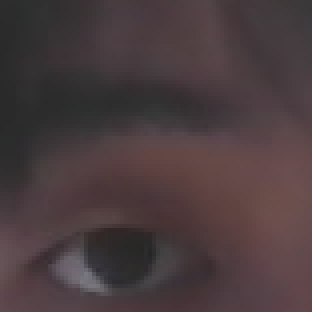
#> input picture computer_vision/face_recognition/faces/sss/1.png, 78 x 78 px (shown 4 times larger)
$ python -i game.py   (imports and definitions only)
#> lines starting #> are read from the running program, lines starting #| are printed output that depends on the picture; after the words box and inside, x2 and y2 are one past the last pixel; in counts of white or black regions, pixels touching at a corner belong together
#> further down, picture is the input picture: shape (78, 78, 3); mean B, G, R 62.5, 60.2, 74.1
# -*- coding: utf-8 -*-
"""
색깔 빙고 게임 로직
"""

import cv2
import numpy as np
import random
import time
from config import COLORS, GAME_TIME, DETECTION_THRESHOLD, COLOR_SCORE, BINGO_SCORE

class ColorBingoGame:
    def __init__(self):
        self.game_time = GAME_TIME
        self.start_time = None
        self.score = 0
        self.bingo_count = 0
        self.colors = {name: info.copy() for name, info in COLORS.items()}
        self.create_bingo_board()

    def create_bingo_board(self):
        """3x3 빙고판을 랜덤하게 생성"""
        color_names = list(self.colors.keys())
        random.shuffle(color_names)

        self.bingo_board = []
        for i in range(3):
            row = []
            for j in range(3):
                color_name = color_names[i*3 + j]
                row.append(color_name)
            self.bingo_board.append(row)

        print("=== 🎯 색깔 빙고 게임 시작! ===")
        self.print_bingo_board()

    def print_bingo_board(self):
        """빙고판을 콘솔에 출력"""
        print("\n🎯 현재 빙고판:")
        for row in self.bingo_board:
            row_str = ""
            for color in row:
                status = "✅" if self.colors[color]['found'] else "⬜"
                row_str += f"{status} {color:^6} "
            print(f"  {row_str}")
        print()

    def detect_color_in_frame(self, frame):
        """프레임에서 색상 검출"""
        hsv = cv2.cvtColor(frame, cv2.COLOR_BGR2HSV)
#> hsv: shape (78, 78, 3); mean H, S, V 132.2, 44.4, 74.2
        detected_colors = []

        for color_name, color_info in self.colors.items():
            if color_info['found']:
                continue

            combined_mask = self._create_color_mask(hsv, color_info['range'])
            pixel_count = cv2.countNonZero(combined_mask)

            if pixel_count > DETECTION_THRESHOLD:
                detected_colors.append((color_name, pixel_count, combined_mask))
#> this loop made 9 passes
#> pixel_count on passes 1 to 9: 2641, 0, 0, 0, 0, 0, 0, 0, 0
#> pass 1, in detect_color_in_frame, `combined_mask = self._create_color_mask(hsv, color_info['range'])`:
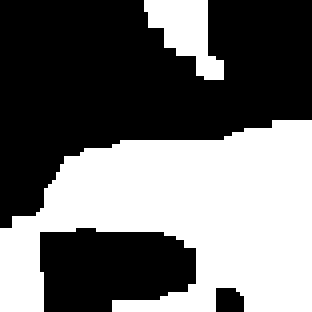
#> combined_mask: shape (78, 78) (shown 4 times larger); 43.4% white; 2 white regions, box (x1, y1, x2, y2) and area: (0, 30, 78, 78) 2424, (36, 0, 56, 20) 217
#> after the loop, detected_colors = 1 item

        return detected_colors

    def _create_color_mask(self, hsv, color_ranges):
        """색상 범위로 마스크 생성"""
        combined_mask = np.zeros(hsv.shape[:2], dtype=np.uint8)

        for color_range in color_ranges:
            mask = cv2.inRange(hsv, np.array(color_range[0]), np.array(color_range[1]))
            combined_mask = cv2.bitwise_or(combined_mask, mask)

        # 모폴로지 연산으로 노이즈 제거
        kernel = np.ones((5,5), np.uint8)
        combined_mask = cv2.morphologyEx(combined_mask, cv2.MORPH_OPEN, kernel)
        combined_mask = cv2.morphologyEx(combined_mask, cv2.MORPH_CLOSE, kernel)

        return combined_mask

    # [55 lines left out: functions process_color_detection, check_bingo, get_remaining_time, start_game, not called in this run]

    def reset(self):
        """게임 리셋"""
        self.__init__()

    # [14 lines left out: function get_final_results, not called in this run]

>>> import cv2
>>> picture = cv2.imread('../face_recognition/faces/sss/1.png')
>>> result = ColorBingoGame().detect_color_in_frame(picture)
#> result = 1 item

$ run again, on computer_vision/face_recognition/faces/sss/3.png
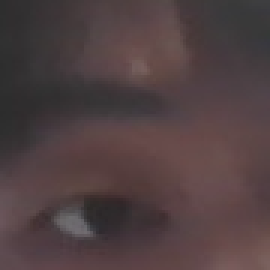
#> input picture computer_vision/face_recognition/faces/sss/3.png, 90 x 90 px (shown 3 times larger)
#> picture is the input picture: shape (90, 90, 3); mean B, G, R 65.7, 64.2, 80.2
#> hsv: shape (90, 90, 3); mean H, S, V 117.3, 48.2, 80.2
#> the loop in detect_color_in_frame, `for color_name, color_info in self.colors.items():` made 9 passes
#> pixel_count on passes 1 to 8: 4566, 0, 0, 0, 0, 0, 0, 0
#> pass 1, in detect_color_in_frame, `combined_mask = self._create_color_mask(hsv, color_info['range'])`:
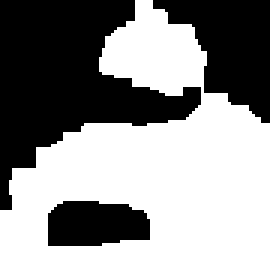
#> combined_mask: shape (90, 90) (shown 3 times larger); 56.4% white; 3 black regions, box (x1, y1, x2, y2) and area: (0, 0, 67, 70) 2198, (51, 0, 90, 41) 897, (16, 67, 50, 82) 439
#> after the loop in detect_color_in_frame, `for color_name, color_info in self.colors.items():`: detected_colors = 1 item
